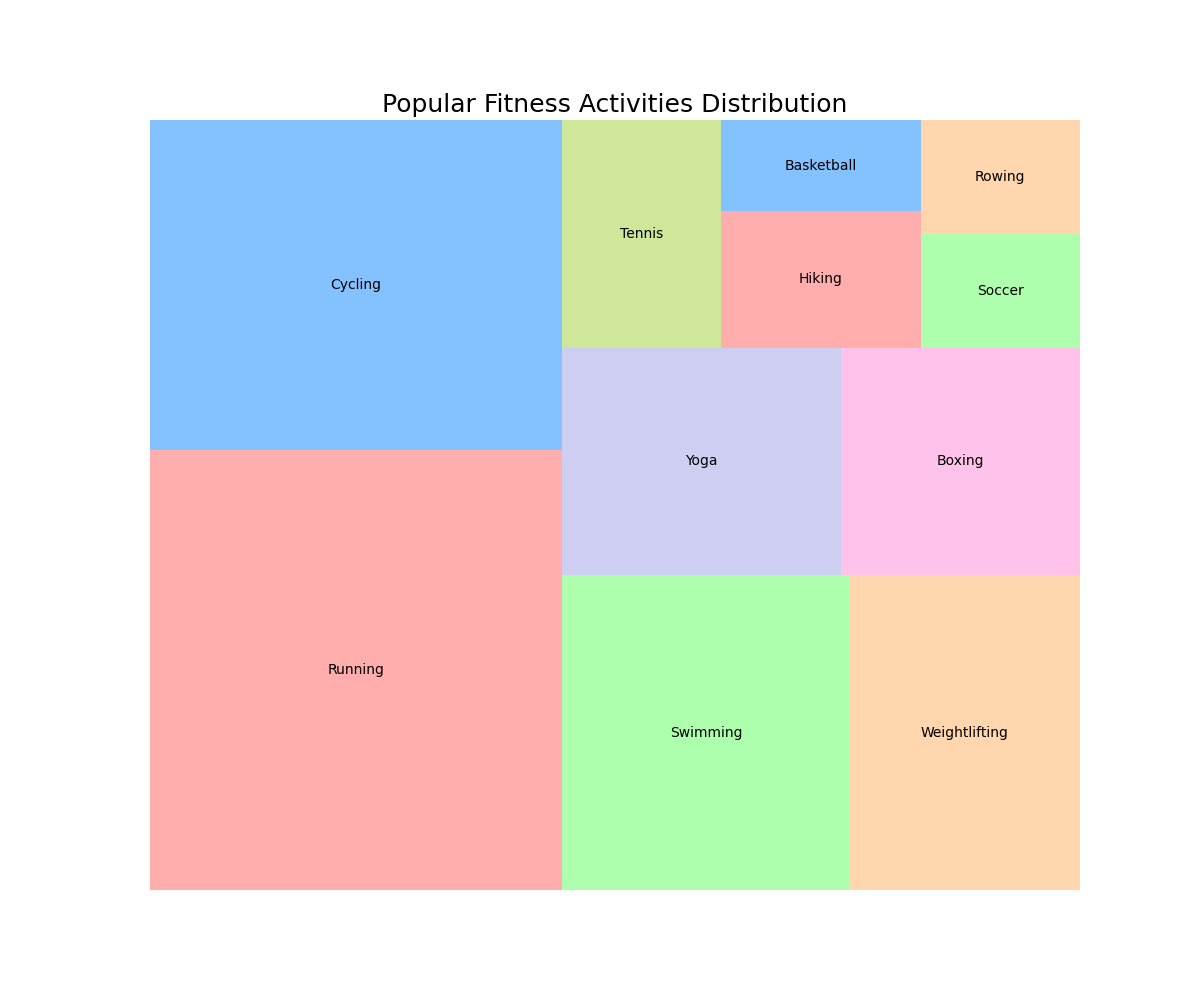

Write the Python code that produced this figure.

import matplotlib.pyplot as plt
import squarify

# Data for the treemap
labels = ['Running', 'Cycling', 'Swimming', 'Weightlifting', 'Yoga', 'Boxing', 'Tennis', 'Hiking', 'Basketball', 'Soccer', 'Rowing']
sizes = [20, 15, 10, 8, 7, 6, 4, 3, 2, 2, 2]
colors = ['#ff9999', '#66b3ff', '#99ff99', '#ffcc99', '#c2c2f0', '#ffb3e6', '#c4e17f', '#ff9999', '#66b3ff', '#99ff99', '#ffcc99']

# Create a figure of specified width and height
plt.figure(figsize=(12, 10))

# Create a treemap with specified data, labels, and color
squarify.plot(sizes=sizes, label=labels, color=colors, alpha=0.8)

# Set the title of the chart
plt.title('Popular Fitness Activities Distribution', fontsize=18)

# Remove the axis
plt.axis('off')

# Display the treemap
plt.show()
